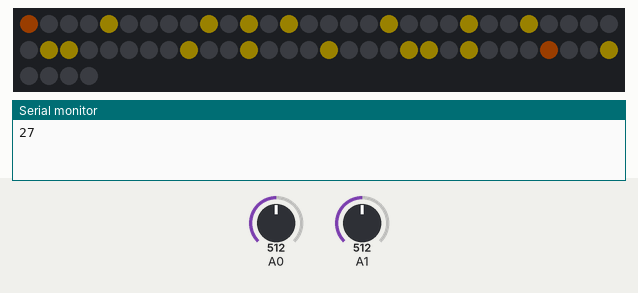
The sketch below on a simulated Teensy 3. Parts: 64 RGB LEDs in strip order, left to right, continuing on the next row, the last lines printed to the serial monitor. Inputs (shaded band) come from the test bench; at power-on: A0 = 512, A1 = 512. Dim RGB values are drawn brighter than linear.

Above: at 0.16 s.
At 0.57 s:
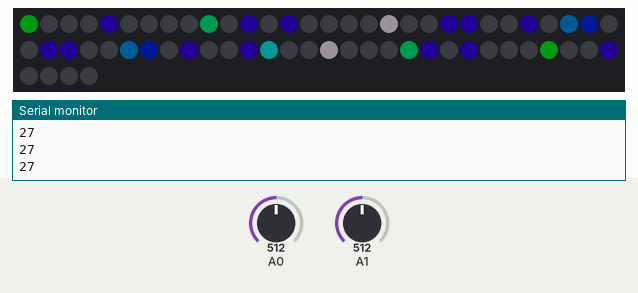
At 1.07 s:
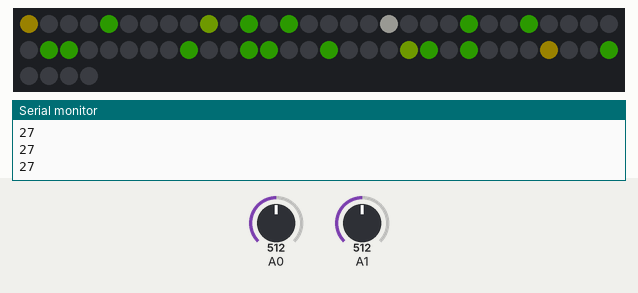

Measured:
- by itself, everything shown: repeats every 0.81 s, in 8 steps

The sketch:

Class_3-Michelles_bitmap.ino
```cpp
// Addressing the XY grid

//This first block is all copy-paste and can be left alone except for brightness it just sets up the library

//led biz begin
#include <WS2812Serial.h>
//we'll be using the Teensy audio library and it doesn't play nicely with neopixels.h or fastled
// so Paul of PJRC made this much more efficient version
const int num_of_leds = 64;
const int pin = 5; // only these pins can be used on the Teensy 3.2:  1, 5, 8, 10, 31
byte drawingMemory[num_of_leds * 3];       //  3 bytes per LED
DMAMEM byte displayMemory[num_of_leds * 12]; // 12 bytes per LED
WS2812Serial leds(num_of_leds, displayMemory, drawingMemory, pin, WS2812_GRB);

//1.0 is VERY bright if you're powering it off of 5V
// this needs to be declared and set to something >0 for the LEDs to work
float max_brightness = 0.1;
//led biz end

unsigned long current_time;
unsigned long prev[8]; //array of 8 variables named "prev"
int shift;
float set_hue;
int xy_sel;
int xy_count;
int x_pot;
int y_pot;
int a1[16];
int rainbow1;
int anim;

int bitmap1[8][8] = {
  {2, 2, 2, 2, 0, 1, 0, 0},
  {2, 0, 2, 0, 1, 0, 1, 0},
  {2, 2, 0, 1, 0, 0, 0, 1},
  {2, 0, 0, 0, 1, 0, 1, 0},
  {0, 0, 0, 0, 0, 1, 0, 0},
  {2, 2, 2, 0, 0, 0, 0, 0},
  {2, 0, 2, 0, 0, 0, 0, 0},
  {2, 2, 2, 0, 0, 0, 0, 0},
};
int bitmap2[8][8] = {
  {2, 0, 0, 0, 1, 0, 0, 2},
  {0, 2, 0, 1, 0, 1, 2, 0},
  {0, 0, 3, 0, 0, 2, 1, 0},
  {0, 1, 0, 2, 2, 0, 0, 1},
  {1, 0, 0, 2, 2, 0, 1, 0},
  {0, 1, 2, 0, 0, 3, 0, 0},
  {0, 2, 1, 0, 1, 0, 2, 0},
  {2, 0, 0, 1, 0, 0, 0, 2},
};

void setup() {
  leds.begin(); //must be done in setup for the LEDs to work.

  analogReadAveraging(64);  //smooth the readings so they jump around less
}


void loop() {

  current_time = millis();

  if (current_time - prev[1] > 100) { //33 millis is about 30Hz, aka fps
    prev[1] = current_time;

    rainbow1++;
    if (rainbow1 > 7) {
      rainbow1 = 0;
    }

    anim++;
    if (anim > 7) {
      anim = 0;
    }

    //its better to not put analogRead in the "bottom" of the loop
    // reading it more slowly will give less noise and we only need
    // to update it when we'd see the change it causes anyway

    x_pot = map(analogRead(A0), 0, 1023, 0, 7); //map to just 0-7 to select the column...
    y_pot = map(analogRead(A1), 0, 1023, 0, 7); //..and row
    xy_sel = x_pot + (y_pot * 8); //both of these are combined to set the exact pixel from 0-63
    Serial.println(xy_sel);


    //x_count goes from 0-7 and so does y_count but since we have it arranged
    // with one for loop inside another we get x_count=0 for y_count from 0-7,
    // then x_count=1 for y_count from 0-7 and so on
    // this way we can more easily deal with the two dimensional LED array

    for ( int x_count = 0; x_count < 8; x_count++) {
      for ( int y_count = 0; y_count < 8; y_count++) {
        xy_count = x_count + (y_count * 8); //goes from 0-63

        //set_pixel_HSV(led to change, hue,saturation,value aka brightness)
        // led to change is 0-63
        // all other are 0.0 to 1.0
        // hue - 0 is red, then through the ROYGBIV to 1.0 as red again
        // saturation - 0 is fully white, 1 is fully the selected hue
        // value - 0 is off, 1 is the value set by max_brightness
        set_pixel(xy_count, 0, 0, 0); // turn everything off. otherwise the last "frame" swill still show

//        if ( y_count == 2) {
//          float hue1 = (rainbow1 + x_count) / 14.0;
//          set_pixel(xy_count, hue1, 0.9, 1);
//        }

//        if ( x_count == xy_sel / 8.0) {
//          float hue1 = (rainbow1 + x_count) / 14.0;
//          set_pixel(xy_count, hue1, 0.9, 1);
//        }

//        if (bitmap2[y_count][x_count] == 1 ){
//          float r1 = random(20) / 40.0;
//          set_pixel(xy_count, r1, 1, 1);
//        }
        if (bitmap2[y_count][x_count] == 1 ){
          float r1 = rainbow1 / 7.0;
          set_pixel(xy_count, r1, 1, 1);
        }
        if (bitmap2[y_count][x_count] == 2 && x_count <= anim){
          float r1 = (x_count+rainbow1)/ 14.0;
          set_pixel(xy_count, r1, 1, 1);
        }
        if (bitmap2[y_count][x_count] == 3 && x_count >= anim){
          float r1 = rainbow1 / 7.0;
          set_pixel(xy_count, r1, 1, 1);
        }
        if (bitmap2[y_count][x_count] == 3 && x_count <= anim){
          float r1 = rainbow1 / 7.0;
          set_pixel(xy_count, r1, 0, 1);
        }

      }
      leds.show(); // after we've set what we want all the LEDs to be we send the data out through this function
    }
  }

}// loop is over


//This function is a little different than you might see in other libraries but it works pretty similar
// instead of 0-255 you see in other libraries this is all 0-1.0
// you can copy this to the bottom of any code as long as the declarations at the top in "led biz" are done

//set_pixel_HSV(led to change, hue,saturation,value aka brightness)
// led to change is 0-63
// all other are 0.0 to 1.0
// hue - 0 is red, then through the ROYGBIV to 1.0 as red again
// saturation - 0 is fully white, 1 is fully colored.
// value - 0 is off, 1 is the value set by max_brightness
// (it's not called brightness since, unlike in photoshop, we're going from black to fully lit up

//based on https://stackoverflow.com/questions/3018313/algorithm-to-convert-rgb-to-hsv-and-hsv-to-rgb-in-range-0-255-for-both

void set_pixel(int pixel, float fh, float fs, float fv) {
  byte RedLight;
  byte GreenLight;
  byte BlueLight;

  byte h = fh * 255;
  byte s = fs * 255;
  byte v = fv * max_brightness * 255;

  h = (h * 192) / 256;  // 0..191
  unsigned int i = h / 32;   // We want a value of 0 thru 5
  unsigned int f = (h % 32) * 8;   // 'fractional' part of 'i' 0..248 in jumps

  unsigned int sInv = 255 - s;  // 0 -> 0xff, 0xff -> 0
  unsigned int fInv = 255 - f;  // 0 -> 0xff, 0xff -> 0
  byte pv = v * sInv / 256;  // pv will be in range 0 - 255
  byte qv = v * (256 - s * f / 256) / 256;
  byte tv = v * (256 - s * fInv / 256) / 256;

  switch (i) {
    case 0:
      RedLight = v;
      GreenLight = tv;
      BlueLight = pv;
      break;
    case 1:
      RedLight = qv;
      GreenLight = v;
      BlueLight = pv;
      break;
    case 2:
      RedLight = pv;
      GreenLight = v;
      BlueLight = tv;
      break;
    case 3:
      RedLight = pv;
      GreenLight = qv;
      BlueLight = v;
      break;
    case 4:
      RedLight = tv;
      GreenLight = pv;
      BlueLight = v;
      break;
    case 5:
      RedLight = v;
      GreenLight = pv;
      BlueLight = qv;
      break;
  }
  leds.setPixelColor(pixel, RedLight, GreenLight, BlueLight);
}
```
